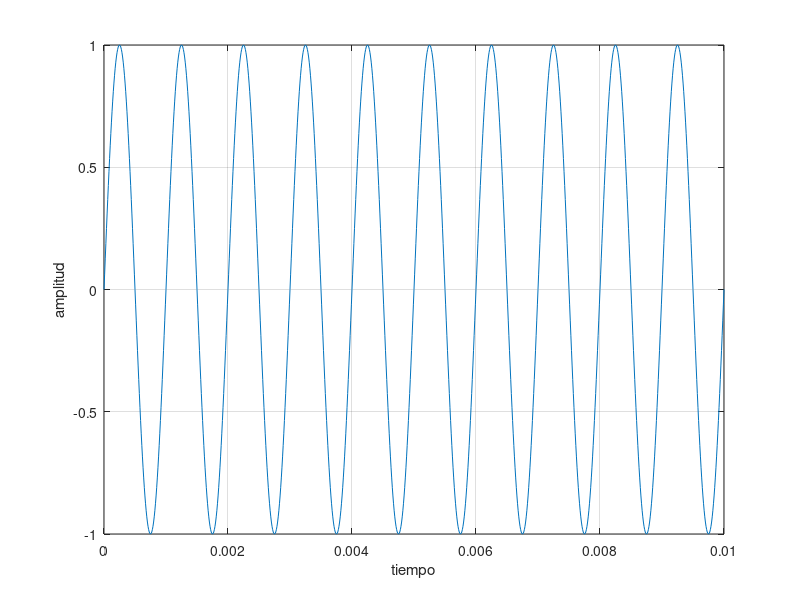

Recreate this plot in MATLAB.
% Primera parte, osea punto 1 de la actividad previa

%primero definimos las variables solicitadas: 
    % - Frecuencia de 1000Hz
    % - La señal se llamara m(t)
    % - Amplitud A = 1
    % - La señal es sinusoidal
%ademas como se menciona matlab no puede generar señales analogas
%consideraremos que la señal tiene muestras cada 1/100000s (osea
% 10microsegundos)

fc = 1000 % frecuencia 
Ms = 1/100000 %muestras cada 10 microsegundos
t = 0:Ms:0.01%vector del tiempo de un segundo, tiempos mas peuqeños hace mejor la iamgen de la grafica
A = 1
m = A*sin(2*pi*fc*t)

plot(t,m) %graficamos la señal
xlabel('tiempo') % nombre del eje horizontal
ylabel('amplitud') %nombre del eje vertical
grid on %mostramos la señal
